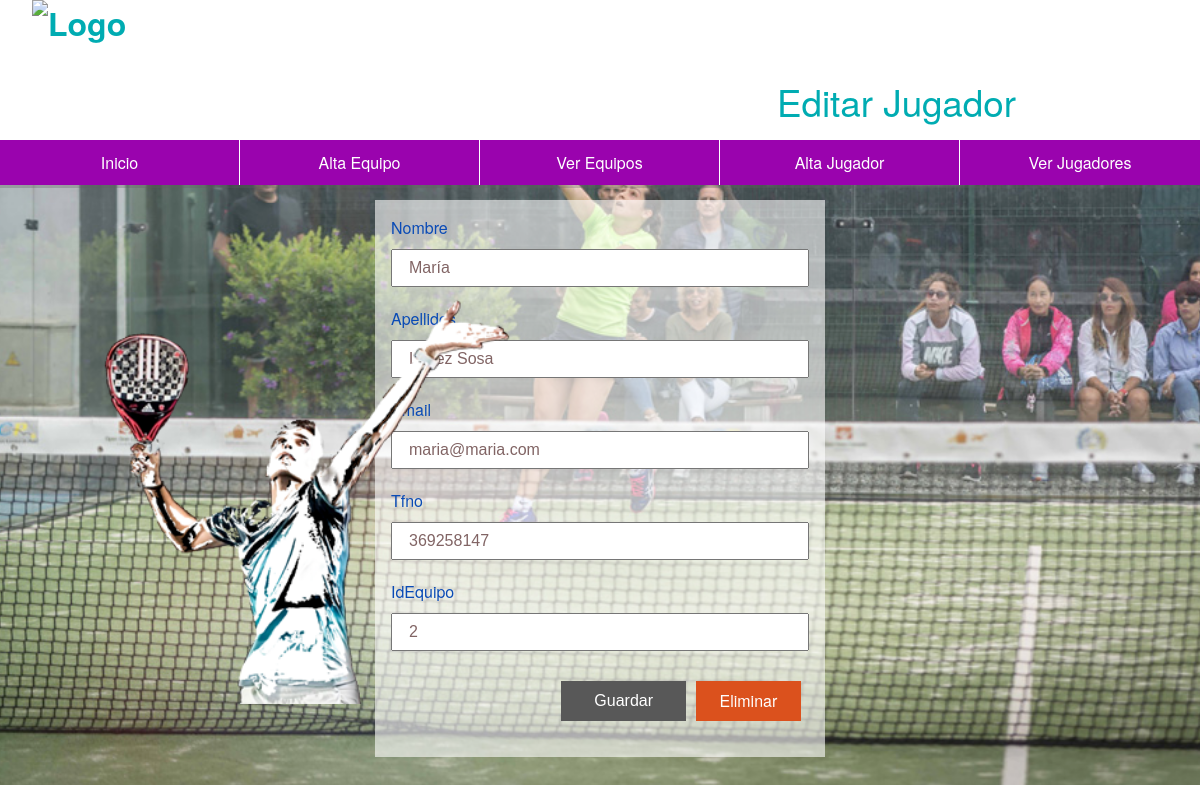
Screenshot of /editar_Jugadores.php?id=1 with the database file from the repository.
### tables this page shows
CREATE TABLE `jugadores` (
  `id` int(2) NOT NULL,
  `nombre` varchar(30) NOT NULL,
  `apellidos` varchar(80) NOT NULL,
  `email` varchar(20) NOT NULL,
  `tfno` varchar(12) NOT NULL,
  `idEquipo` int(2) NOT NULL
);

### bbdd/BaseDeDatos.php (called while the page is built, shortened)
<?php
class BaseDeDatos{
    public function __construct($servidor,$usuario,$password,$db,$puerto,$tipo){
        $this->servidor = $servidor;
        $this->usuario = $usuario;
        $this->password = $password;
        $this->db = $db;
        $this->puerto = $puerto;
    }
}
?>

### bbdd/DBMySql.php (called while the page is built, shortened)
<?php
class DBMySql extends BaseDeDatos{
    protected $conexion;
    public function __construct($servidor,$usuario,$password,$db,$puerto=3306){
            $this->conexion = mysqli_connect($this->servidor.':'.$this->puerto,$this->usuario,$this->password);
                mysqli_select_db($this->conexion,$this->db);
    }
    public function setQuery($query){
        return $this->idConsulta =mysqli_query($this->conexion,$query);
    }
}
?>

### editar_Jugadores.php (the view, shortened to what this page needs)
<?php
include("funciones.php");
$menu = menu(00);
if(isset($_GET['id'])){
    $id = $_GET['id'];
}
$resultado = cargarJugador($id);
$nombre = $resultado['nombre'];
$apellidos = $resultado['apellidos'];
$email = $resultado['email'];
$tfno = $resultado['tfno'];
$idEquipo = $resultado['idEquipo'];
?>
<!DOCTYPE html>
<html lang="en">
<head>
    <link rel="stylesheet" href="css.css">
</head>
<body>
    <header>
        <h1>
            <img src="images/logo2.png" alt="Logo"/>
        </h1>
        <h2>Editar Jugador</h2>
    </header>
    <nav>
        <ul>
            <?= $menu ?>
        </ul>
    </nav>
    <form method="post" action="funciones.php">
        <label for="nombre">Nombre</label>
        <input type="text" name="nombre" id="Nombre" value="<?= $nombre?>"/>
        <label for="apellidos">Apellidos</label>
        <input type="text" name="apellidos" id="Apellidos" value="<?= $apellidos?>"/>
        <label for="email">Email</label>
        <input type="text" name="email" id="Email" value="<?= $email?>"/>
        <label for="tfno">Tfno</label>
        <input type="text" name="tfno" id="Tfno" value="<?= $tfno?>"/>
        <label for="idEquipo">IdEquipo</label>
        <input type="text" name="idEquipo" id="IdEquipo" value="<?= $idEquipo?>"/>
        <input type="submit" value="Guardar" name="editarJugador" class="boton_editar"/>
        <a href="funciones.php?borrarJugador= <?= $id ?>" class="borrarJugador">Eliminar</a>
    </form>
    <article id="jugador">
            <img src="images/jugador.png" alt="jugador"/>
    </article>
</body>
</html>

### css.css (style rules this page uses)
* { margin:0; padding:0; }
body { font-family:Gotham, "Helvetica Neue", Helvetica, Arial, sans-serif; background:url(images/alexia.png) no-repeat center fixed; background-size:cover; }
header { min-height:160px; background:#fff; }
header h1 { float:left; margin-left:1em; color:rgb(0, 172, 178); }
header img { height:150px; }
h2 { float:right; color:rgb(0, 172, 178); font-size:2.3em; font-weight:lighter; margin-right:5em; margin-top:75px; }
nav { width:100%; margin-top:-20px; float:left; border-bottom:3px solid rgba(98,98,98,0.30) }
nav ul { width:100%; list-style:none; }
section, form { width:50%; max-width:450px; background:rgba(255,255,255,0.60); margin:40px auto; padding:1em; box-sizing:border-box; }
form label, form input, form select { width:100%; font-size:1em; }
form label { color:rgba(10,75,182,1.00); }
form input { padding:0.5em 1em; box-sizing:border-box; margin:10px 0 20px 0; color:#816464; }
form input[type=submit] { width:30%; height:40px; font-size:1em; border:none; background:#585858; color:#fff; float:right; text-align:center; cursor: pointer; }
input.boton_editar { float: left !important; margin-left:170px; }
.borrar, .borrarJugador { width: 25%; height: 40px; font-size: 1em; border: none; background: rgba(219,81,29,1.00); color:#fff; margin-right: 2%; display:block; text-align:center; line-height: 40px; float: right; margin-top: 10px; text-decoration: none; }
article#jugador { position:fixed; width:510px; bottom:1px; top: 30%; animation-name:Jugador; animation-duration:1.5s; animation-iteration-count:1; animation-fill-mode:forwards; animation-timing-function:ease-out; }
article#jugador img { width:100%; }

### rows the page displays
jugadores: nombre "María", apellidos "Lopez Sosa", email "maria@maria.com", tfno "369258147", idEquipo "2"
